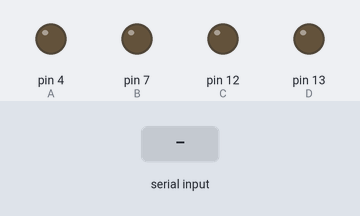
This program was run on a simulated Arduino Uno, built with avr-gcc and run on an emulated ATmega328P. Shown: output pins drawn as LEDs (lit = HIGH). The inputs (shaded band) are chosen by the test bench.

Above: at 1.2 s.
1.3 s: "1" received over Serial
At 2.5 s:
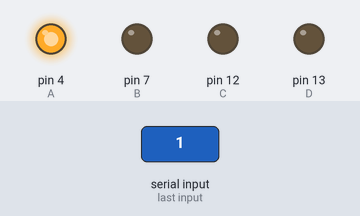
2.8 s: "2" received over Serial
At 3.7 s:
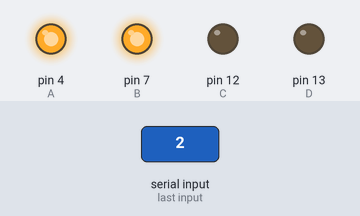
4.3 s: "0" received over Serial
At 4.9 s:
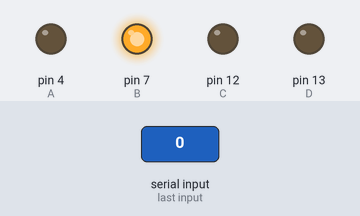
5.8 s: "4" received over Serial
At 7.0 s:
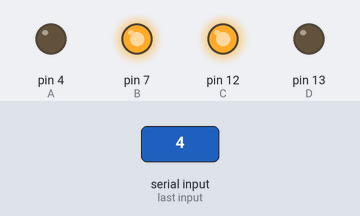
7.3 s: "3" received over Serial
At 8.4 s:
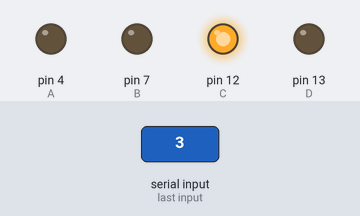
8.8 s: "6" received over Serial
At 9.5 s:
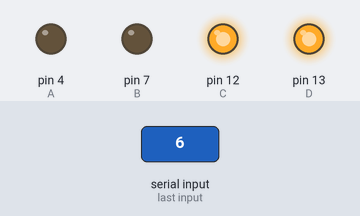
Timing chart, 0 to 11.3 s (numbered marks = the images above; inputs shaded):
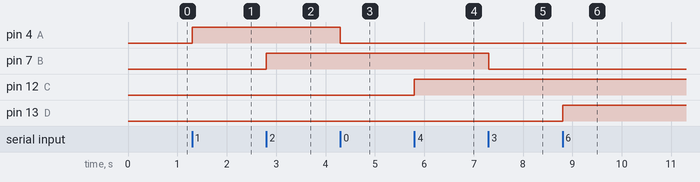

Measured:
- after the input at 1.3 s, pin 4 (A): LOW → HIGH at once
- after the input at 2.8 s, pin 7 (B): LOW → HIGH at once
- after the input at 4.3 s, pin 4 (A): HIGH → LOW at once
- after the input at 5.8 s, pin 12 (C): LOW → HIGH at once
- after the input at 7.3 s, pin 7 (B): HIGH → LOW at once
- after the input at 8.8 s, pin 13 (D): LOW → HIGH at once

The program:

main.cpp
```cpp
// @since 10/28/2020
// @github adrian273 ( アドリアン )

#include <Arduino.h>

const int A = 4, B = 7, C = 12, D = 13;

void setup()
{
  pinMode(A, OUTPUT);
  pinMode(B, OUTPUT);
  pinMode(C, OUTPUT);
  pinMode(D, OUTPUT);
  digitalWrite(A, LOW);
  digitalWrite(B, LOW);
  digitalWrite(C, LOW);
  digitalWrite(D, LOW);
  Serial.begin(9600);
}


void loop()
{
  if (Serial.available())
  {
    int c = Serial.read();
    if (c == '1')
    {
      digitalWrite(A, HIGH);
    }
    else if (c == '0')
    {
      digitalWrite(A, LOW);
    }
    else if (c == '2')
    {
      digitalWrite(B, HIGH);
    }
    else if (c == '3')
    {
      digitalWrite(B, LOW);
    }
    else if (c == '4')
    {
      digitalWrite(C, HIGH);
    }
    else if (c == '5')
    {
      digitalWrite(C, LOW);
    }
    else if (c == '6')
    {
      digitalWrite(D, HIGH);
    }
    else if (c == '7')
    {
      digitalWrite(D, LOW);
    }
  }

}
```
